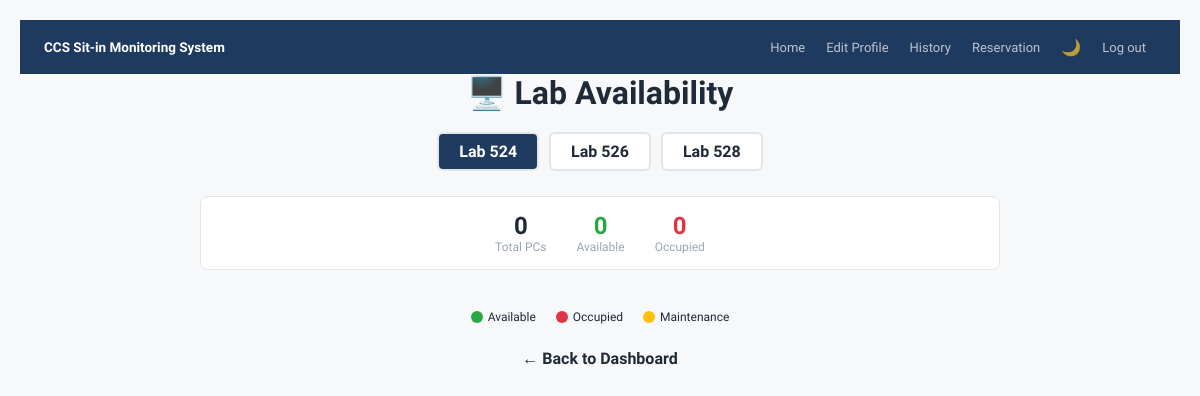
Page /lab_availability.php (signed in) on the earlier database version.
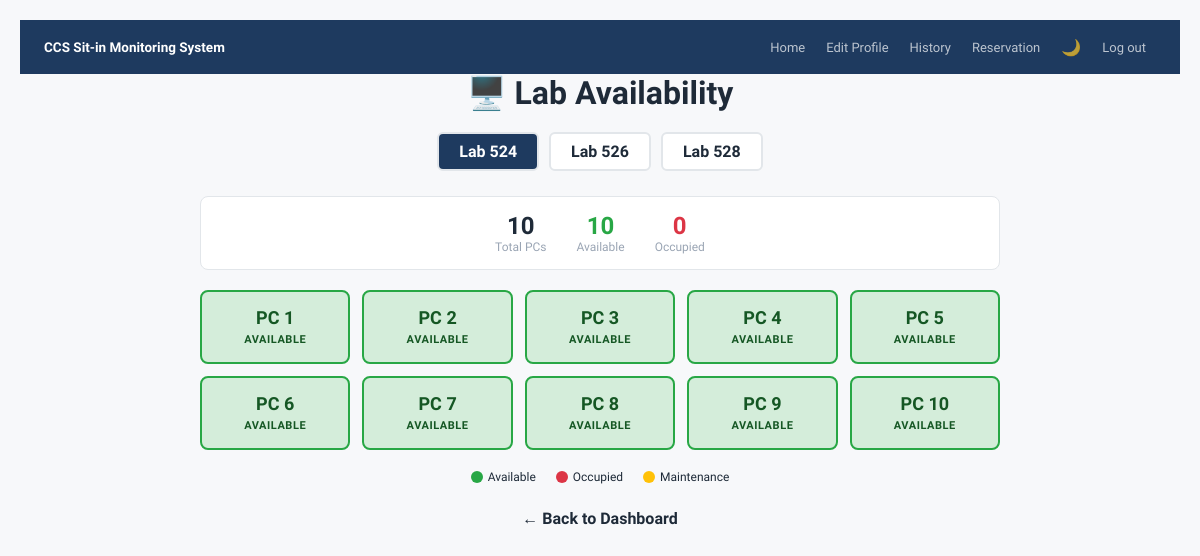
Same page on the later database version.
### tables this page shows
CREATE TABLE `computers` (
  `id` int NOT NULL,
  `lab_room` varchar(20) NOT NULL,
  `pc_number` int NOT NULL,
  `status` varchar(20) DEFAULT 'available',
  `current_student_id` int DEFAULT NULL,
  `created_at` timestamp NULL DEFAULT CURRENT_TIMESTAMP
);

### lab_availability.php (the view, shortened to what this page needs)
<?php
require_once 'db.php';
$lab = $_GET['lab'] ?? '524';
$computers = $pdo->prepare("SELECT * FROM computers WHERE lab_room = ? ORDER BY pc_number");
$computers->execute([$lab]);
$pcs = $computers->fetchAll();
$available = array_filter($pcs, fn($pc) => $pc['status'] === 'available');
?>
<!DOCTYPE html>
<html lang="en" data-theme="light">
<head>
</head>
<body>
<nav>
    <div class="nav-brand">CCS Sit-in Monitoring System</div>
    <div class="nav-links">
        <a href="homepage.php">Home</a>
        <a href="profile.php">Edit Profile</a>
        <a href="history.php">History</a>
        <a href="reservation.php">Reservation</a>
        <button onclick="toggleDarkMode()" style="background:none;border:none;color:rgba(255,255,255,0.7);cursor:pointer;font-size:16px;padding:6px 10px;border-radius:5px;">🌙</button>
        <a href="logout.php" class="btn-logout">Log out</a>
    </div>
</nav>
<div class="container">
    <h1>🖥️ Lab Availability</h1>
    <div class="lab-selector">
        <a href="?lab=524" class="lab-btn <?= $lab === '524' ? 'active' : '' ?>">Lab 524</a>
        <a href="?lab=526" class="lab-btn <?= $lab === '526' ? 'active' : '' ?>">Lab 526</a>
        <a href="?lab=528" class="lab-btn <?= $lab === '528' ? 'active' : '' ?>">Lab 528</a>
    </div>
    <div class="stats-bar">
        <div class="stat-item">
            <div class="stat-number"><?= count($pcs) ?></div>
            <div class="stat-label">Total PCs</div>
        </div>
        <div class="stat-item">
            <div class="stat-number" style="color:#28a745;"><?= count($available) ?></div>
            <div class="stat-label">Available</div>
        </div>
        <div class="stat-item">
            <div class="stat-number" style="color:#dc3545;"><?= count($pcs) - count($available) ?></div>
            <div class="stat-label">Occupied</div>
        </div>
    </div>
    <div class="lab-grid">
        <?php foreach ($pcs as $pc): ?>
            <div class="pc-card <?= $pc['status'] ?>">
                <span class="pc-number">PC <?= $pc['pc_number'] ?></span>
                <span class="pc-status"><?= ucfirst($pc['status']) ?></span>
            </div>
        <?php endforeach; ?>
    </div>
    <div class="legend">
        <span class="legend-item"><span class="legend-dot" style="background:#28a745;"></span> Available</span>
        <span class="legend-item"><span class="legend-dot" style="background:#dc3545;"></span> Occupied</span>
        <span class="legend-item"><span class="legend-dot" style="background:#ffc107;"></span> Maintenance</span>
    </div>
    <a href="homepage.php" class="back-link">← Back to Dashboard</a>
</div>
</body>
</html>

### lab_availability.php (style rules this page uses)
:root { --bg-color: #f7f8fa; --text-color: #1e2a38; --card-bg: #ffffff; --nav-bg: #1e3a5f; --border-color: #e2e6ea; --shadow: 0 4px 12px rgba(0,0,0,0.08); }
* { box-sizing:border-box;margin:0;padding:0; }
body { font-family:'Plus Jakarta Sans',sans-serif;background:var(--bg-color);color:var(--text-color);padding:20px;transition:background 0.3s, color 0.3s; }
nav { background:var(--nav-bg);height:54px;padding:0 24px;display:flex;align-items:center;justify-content:space-between;position:sticky;top:0;z-index:100;transition:background 0.3s; }
.nav-brand { font-size:13.5px;font-weight:700;color:#fff; }
.nav-links { display:flex;align-items:center;gap:1px; }
.nav-links a { font-size:13px;color:rgba(255,255,255,0.7);text-decoration:none;padding:6px 10px;border-radius:5px;transition:all .15s;white-space:nowrap; }
.container { max-width:800px;margin:0 auto; }
h1 { text-align:center;color:var(--text-color);margin-bottom:20px; }
.lab-selector { display:flex;gap:10px;justify-content:center;margin-bottom:25px; }
.lab-btn { padding:8px 20px;border:2px solid var(--border-color);border-radius:6px;background:var(--card-bg);color:var(--text-color);font-weight:600;cursor:pointer;transition:all .15s;text-decoration:none; }
.lab-btn:hover,.lab-btn.active { background:var(--nav-bg);color:#fff; }
.stats-bar { display:flex;justify-content:center;gap:30px;margin-bottom:20px;padding:15px;background:var(--card-bg);border-radius:8px;border:1px solid var(--border-color); }
.stat-item { text-align:center; }
.stat-number { font-size:24px;font-weight:700;color:var(--text-color); }
.stat-label { font-size:12px;color:#9aa5b4; }
.lab-grid { display:grid;grid-template-columns:repeat(5,1fr);gap:12px;margin-top:10px; }
.pc-card { padding:15px;border-radius:8px;text-align:center;font-weight:600;transition:all .15s; }
.available { background:#d4edda;color:#155724;border:2px solid #28a745; }
.pc-number { font-size:18px;display:block; }
.pc-status { font-size:11px;text-transform:uppercase;letter-spacing:0.05em; }
.legend { display:flex;gap:20px;justify-content:center;margin-top:20px;font-size:12px; }
.legend-item { display:flex;align-items:center;gap:5px; }
.legend-dot { width:12px;height:12px;border-radius:50%;display:inline-block; }
.back-link { display:block;text-align:center;margin-top:25px;color:var(--text-color);text-decoration:none;font-weight:600; }

Differences in the rows shown:
added computers: pc_number "1", status "AVAILABLE"
added computers: pc_number "2", status "AVAILABLE"
added computers: pc_number "3", status "AVAILABLE"
added computers: pc_number "4", status "AVAILABLE"
added computers: pc_number "5", status "AVAILABLE"
added computers: pc_number "6", status "AVAILABLE"
added computers: pc_number "7", status "AVAILABLE"
added computers: pc_number "8", status "AVAILABLE"
added computers: pc_number "9", status "AVAILABLE"
added computers: pc_number "10", status "AVAILABLE"
Other differences:
count($pcs): "0" → "10"
count($available): "0" → "10"
